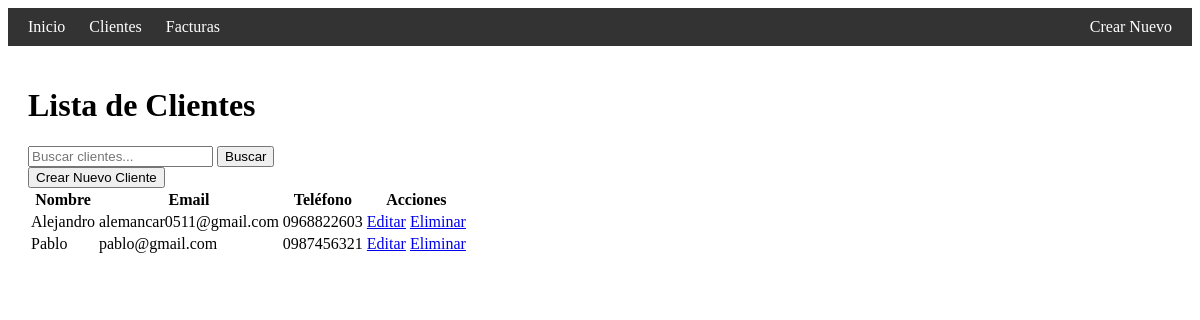
Before: /clientes with the older database file.
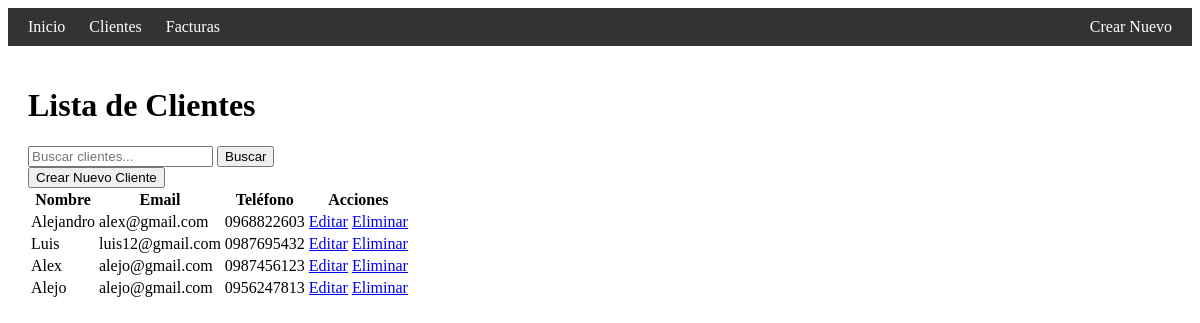
After: the same page with the newer database file.
### app.py (models this page shows)
class Cliente(db.Model):
    id = db.Column(db.Integer, primary_key=True)
    nombre = db.Column(db.String(100), nullable=False)
    email = db.Column(db.String(100), nullable=False)
    telefono = db.Column(db.String(10), nullable=False)

### app.py (the view)
@app.route('/clientes', methods=['GET'])
def listar_clientes():
    query = request.args.get('q')
    if query:
        clientes = Cliente.query.filter(
            (Cliente.nombre.like(f'%{query}%')) |
            (Cliente.email.like(f'%{query}%'))
        ).all()
    else:
        clientes = Cliente.query.all()
    return render_template('clientes.html', clientes=clientes)

### templates/clientes.html
{% extends 'base.html' %}
{% block content %}
<h1>Lista de Clientes</h1>
<form method="get" action="{{ url_for('listar_clientes') }}">
    <input type="text" name="q" placeholder="Buscar clientes...">
    <button type="submit">Buscar</button>
</form>
<a href="{{ url_for('nuevo_cliente') }}">
    <button>Crear Nuevo Cliente</button>
</a>
<table>
    <tr>
        <th>Nombre</th>
        <th>Email</th>
        <th>Teléfono</th>
        <th>Acciones</th>
    </tr>
    {% for cliente in clientes %}
    <tr>
        <td>{{ cliente.nombre }}</td>
        <td>{{ cliente.email }}</td>
        <td>{{ cliente.telefono }}</td>
        <td>
            <a href="{{ url_for('editar_cliente', id=cliente.id) }}">Editar</a>
            <a href="{{ url_for('eliminar_cliente', id=cliente.id) }}">Eliminar</a>
        </td>
    </tr>
    {% endfor %}
</table>
{% endblock %}

### templates/base.html (shortened to what this page needs)
<!DOCTYPE html>
<html lang="en">
<head>
</head>
<body>
    <nav>
        <div>
            <a href="{{ url_for('bienvenida') }}">Inicio</a>
            <a href="{{ url_for('listar_clientes') }}">Clientes</a>
            <a href="{{ url_for('listar_facturas') }}">Facturas</a>
        </div>
        <div>
            <div class="dropdown">
                <a href="#">Crear Nuevo</a>
            </div>
        </div>
    </nav>
    <div class="container">
        {% block content %}
        {% endblock %}
    </div>
</body>
</html>

### templates/base.html (style rules this page uses)
nav { background-color: #333; color: #fff; padding: 10px; display: flex; justify-content: space-between; }
nav a { color: #fff; text-decoration: none; padding: 0 10px; }
.container { padding: 20px; }
.dropdown { position: relative; display: inline-block; }

Changed rows visible on the page:
changed Cliente "Alejandro": email "alemancar0511@gmail.com" → "alex@gmail.com"
changed Cliente: nombre "Pablo" → "Luis"; email "pablo@gmail.com" → "luis12@gmail.com"; telefono "0987456321" → "0987695432"
added Cliente: nombre "Alex", email "alejo@gmail.com", telefono "0987456123"
added Cliente: nombre "Alejo", email "alejo@gmail.com", telefono "0956247813"
